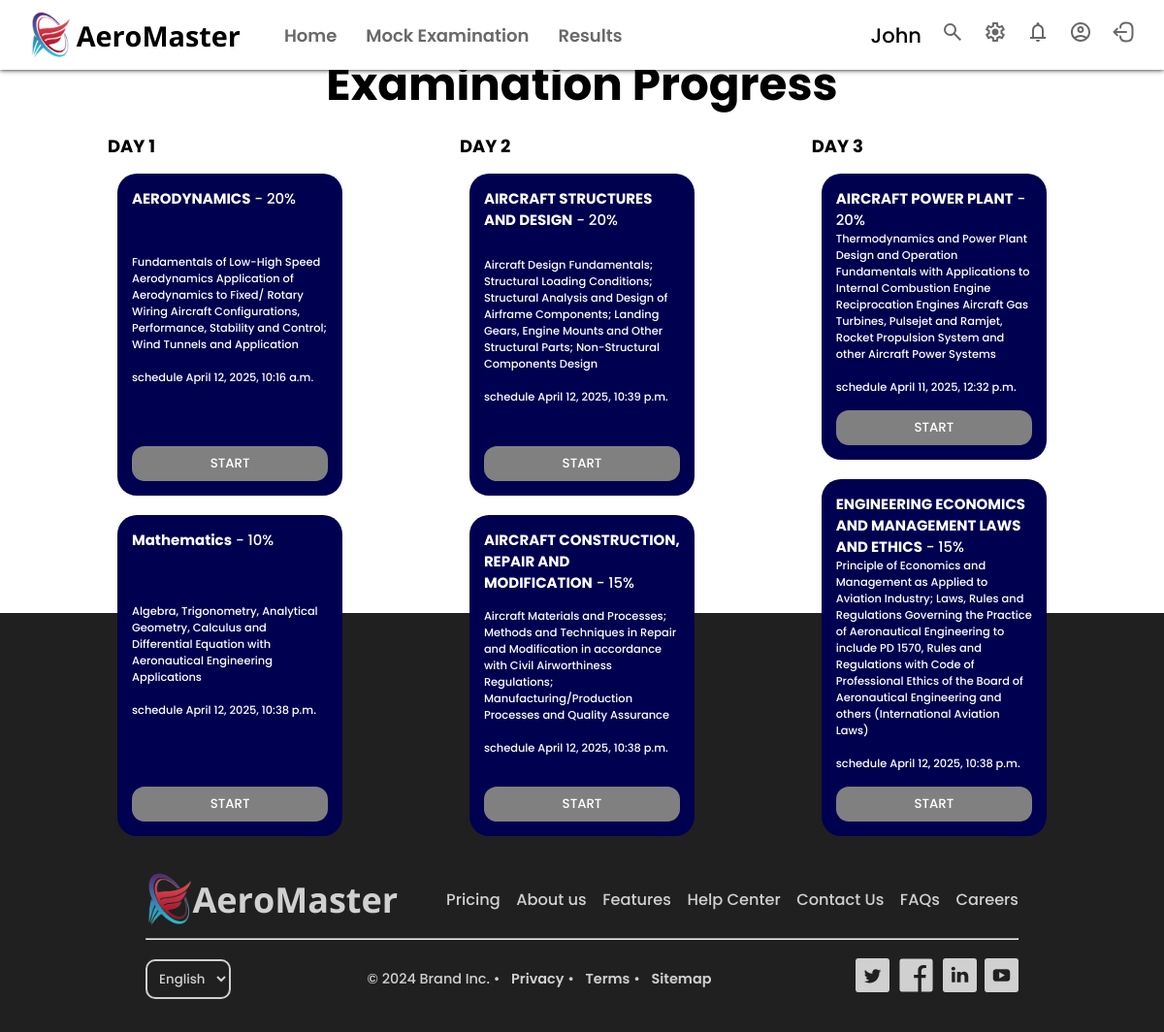
Before: /home/ (signed in) with the older database file.
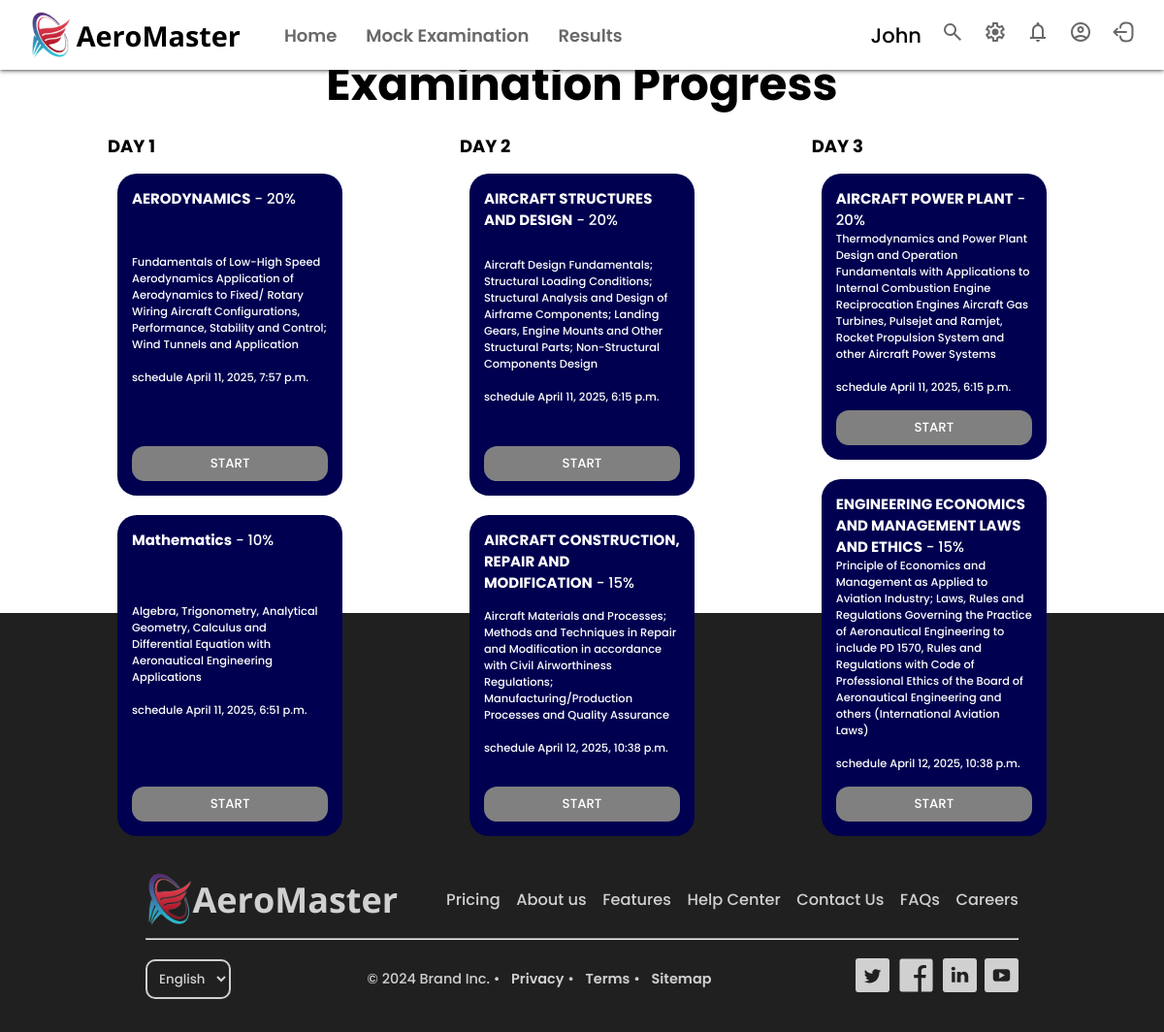
After: the same page with the newer database file.
### AeroMaster_admin/models.py (models this page shows, shortened)
class ExamSetting(models.Model):
    subject = models.CharField(max_length=50, blank=False, null=False)
    date_time = models.DateTimeField(blank=False, null=False)
    passing_score = models.IntegerField(default=38)
    shuffle = models.BooleanField(default=True, blank=False, null=False)
    duration = models.IntegerField()  # Store duration in minutes

### AeroMaster/views.py (the view)
    def wrapper(request, *args, **kwargs):
        if not request.user.is_authenticated or request.user.role != 'user':
            return render(request, 'landing_page.html')
        return view_func(request, *args, **kwargs)

### AeroMaster/authentication.py (called while the page is built)
    def get_user(self, user_id):
        try:
            return User.objects.get(pk=user_id)
        except User.DoesNotExist:
            return None

### AeroMaster/models.py (called while the page is built)
    @property
    def is_authenticated(self):
        return True

### AeroMaster/views.py (called while the page is built)
def user_required(view_func):
    def wrapper(request, *args, **kwargs):
        if not request.user.is_authenticated or request.user.role != 'user':
            return render(request, 'landing_page.html')
        return view_func(request, *args, **kwargs)
    return wrapper

@user_required
def home_view(request):
    def get_exam(subject_code):
        try:
            exam = ExamSetting.objects.get(subject=subject_code)
            exam.date_time = localtime(exam.date_time)
            return exam
        except ExamSetting.DoesNotExist:
            return None
    context = {
        'aero_setting': get_exam('AERO'),
        'eemle_setting': get_exam('EEMLE'),
        'acrm_setting': get_exam('ACRM'),
        'math_setting': get_exam('MATH'),
        'struc_setting': get_exam('STRUC'),
        'pwrp_setting': get_exam('PWRP'),
    }
    return render(request, 'home.html', context)

### frontend/templates/home.html (shortened to what the changed rows need)
{% extends 'base.html' %}
{% load static %}
{% block link %}
    <link rel="stylesheet" href="{% static 'styles/home_page.css' %}?v={{ timestamp }}">
{% endblock %}
{% block content %}
    <div class="home">
        <h1>Examination Progress</h1>
        <div class="progress">
            <div class="progress_card">
                <div class="subject_card">
                    <h5><b>AERODYNAMICS</b> - 20%</h5>
                    <p>Fundamentals of Low-High Speed
                        Aerodynamics Application of Aerodynamics to
                        Fixed/ Rotary Wiring Aircraft Configurations,
                        Performance, Stability and Control; Wind Tunnels and Application
                        <br><br>
                        schedule {{ aero_setting.date_time }}
                    </p>
                    {% if aero_setting %}
                        <button id="aero_start" onclick="window.location.href = '{% url 'mock_exam' subject='AERO' %}'">START</button>
                    {% endif %}
                </div>
                <div class="subject_card">
                    <h5><b>Mathematics</b> - 10%</h5>
                    <p>Algebra, Trigonometry, Analytical Geometry,
                        Calculus and Differential Equation with
                        Aeronautical Engineering Applications
                        <br><br>
                        schedule {{ math_setting.date_time }}
                    </p>
                    {% if math_setting %}
                        <button id="math_start" onclick="window.location.href = '{% url 'mock_exam' subject='MATH' %}'">START</button>
                    {% endif %}
                </div>
            </div>
            <div class="progress_card">
                <div class="subject_card">
                    <h5><b>AIRCRAFT STRUCTURES AND DESIGN</b> - 20%</h5>
                    <p>Aircraft Design Fundamentals; Structural Loading Conditions;
                        Structural Analysis and Design of Airframe Components;
                        Landing Gears, Engine Mounts and Other Structural Parts;
                        Non-Structural Components Design
                        <br><br>
                        schedule {{ struc_setting.date_time }}
                    </p>
                    {% if struc_setting %}
                        <button id="struc_start" onclick="window.location.href = '{% url 'mock_exam' subject='STRUC' %}'">START</button>
                    {% endif %}
                </div>
            </div>
            <div class="progress_card">
                <div class="subject_card">
                    <h5><b>AIRCRAFT POWER PLANT</b> - 20%</h5>
                    <p>Thermodynamics and Power Plant Design and
                        Operation Fundamentals with Applications to
                        Internal Combustion Engine Reciprocation
                        Engines Aircraft Gas Turbines, Pulsejet and
                        Ramjet, Rocket Propulsion System and other
                        Aircraft Power Systems
                        <br><br>
                        schedule {{ pwrp_setting.date_time }}
                    </p>
                    {% if pwrp_setting %}
                        <button id="pwrp_start" onclick="window.location.href = '{% url 'mock_exam' subject='PWRP' %}'">START</button>
                    {% endif %}
                </div>
            </div>
        </div>
    </div>
{% include 'footer.html' %}
{% endblock %}

Changed rows visible on the page:
changed ExamSetting: date_time "April 12, 2025, 10:16 a.m." → "April 11, 2025, 7:57 p.m."
changed ExamSetting: date_time "April 12, 2025, 10:38 p.m." → "April 11, 2025, 6:51 p.m."
changed ExamSetting (number 3 of 6 on the later page): date_time "April 12, 2025, 10:39 p.m." → "April 11, 2025, 6:15 p.m."
changed ExamSetting (number 5 of 6 on the later page): date_time "April 11, 2025, 12:32 p.m." → "April 11, 2025, 6:15 p.m."
